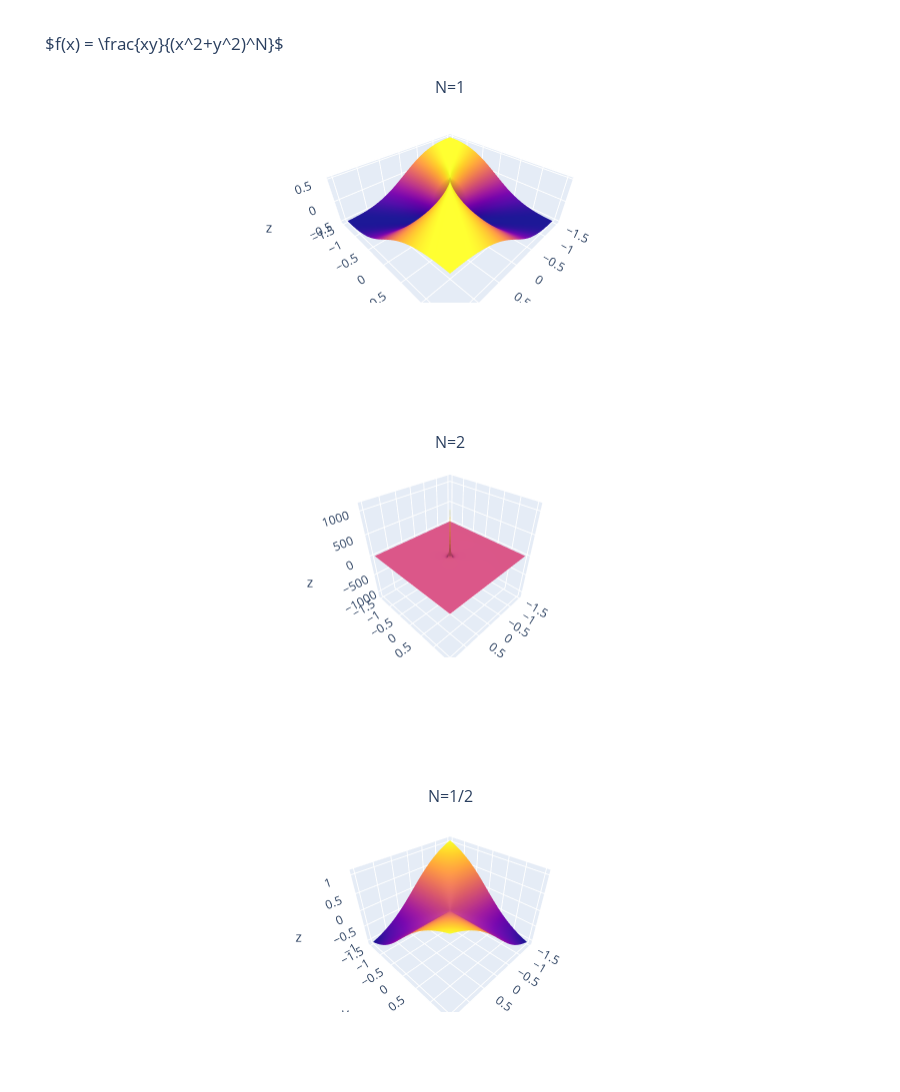

Notebook code for this chart:
### Code cell
fig = make_subplots(rows=3, cols=1, 
                    subplot_titles=("N=1", "N=2", "N=1/2"),
                    specs=[[{"type": "surface"}], [{"type": "surface"}], [{"type": "surface"}]])

fig.add_trace(go.Surface(z=z1,x=x,y=y, showscale=False),
              row=1, col=1)

fig.add_trace(go.Surface(z=z2,x=x,y=y, showscale=False),
              row=2, col=1)
fig.add_trace(go.Surface(z=z3,x=x,y=y, showscale=False),
              row=3, col=1)


fig.update_layout(height=1500, title_text=r'$f(x) = \frac{xy}{(x^2+y^2)^N}$')
